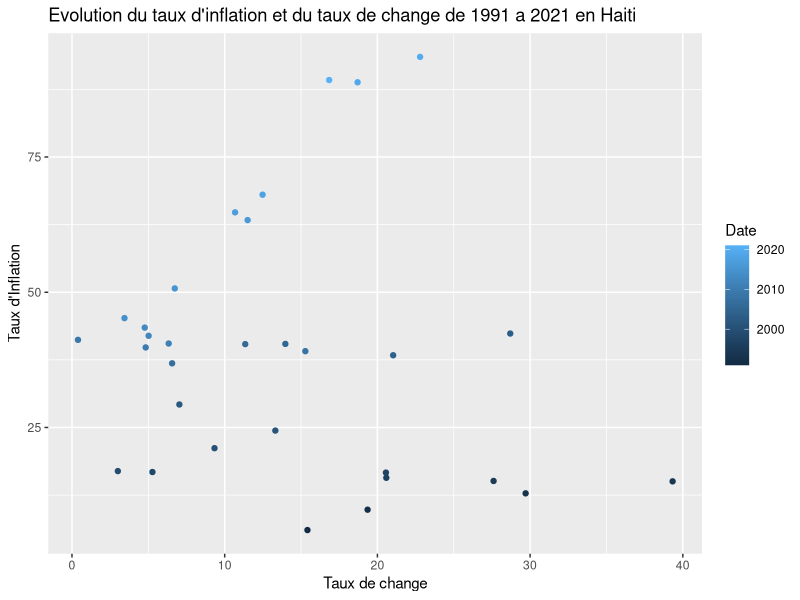
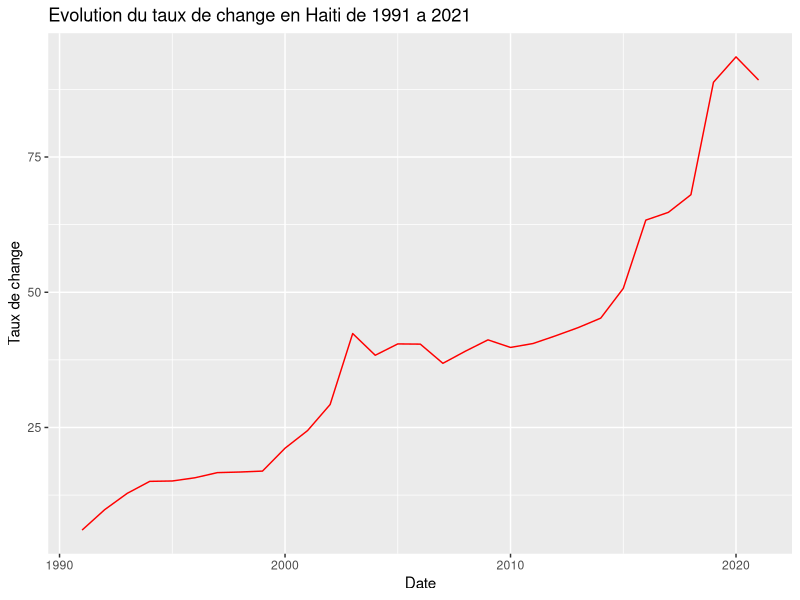
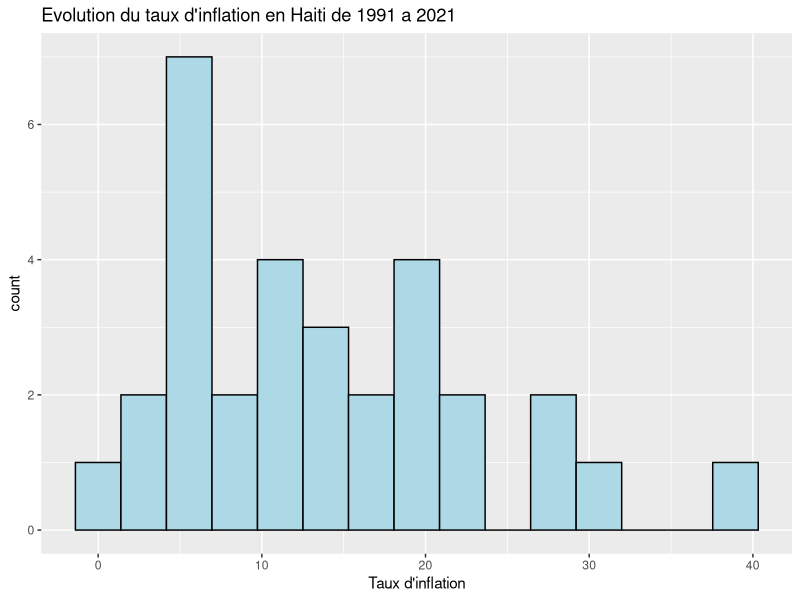

Here is the R script that generated these plots, in order:
library(ggplot2)
library(dplyr)
library(readxl)

df <- read_excel("data_haiti.xlsx")

#Graphique nuage de points entre taux d'inflation et taux de change pour Haiti
ggplot(df) +
  aes(x = TxInf, y = TxCh, color = Date) +
  geom_point() +
  ggtitle("Evolution du taux d'inflation et du taux de change de 1991 a 2021 en Haiti") +
  labs(y ="Taux d'Inflation", x ="Taux de change")

#Graphique en ligne du taux de change
ggplot(df) +
  aes(x = Date, y = TxCh) +
  geom_line(color = "red") +
  ggtitle("Evolution du taux de change en Haiti de 1991 a 2021") +
  labs(x ="Date", y = "Taux de change")

#Graphique en baton du taux d'inflation
ggplot(df) +
  aes(x = TxInf) +
  geom_histogram(color = "black", bins = 15, fill = "lightblue") +
  ggtitle("Evolution du taux d'inflation en Haiti de 1991 a 2021") +
  labs(x ="Taux d'inflation")
